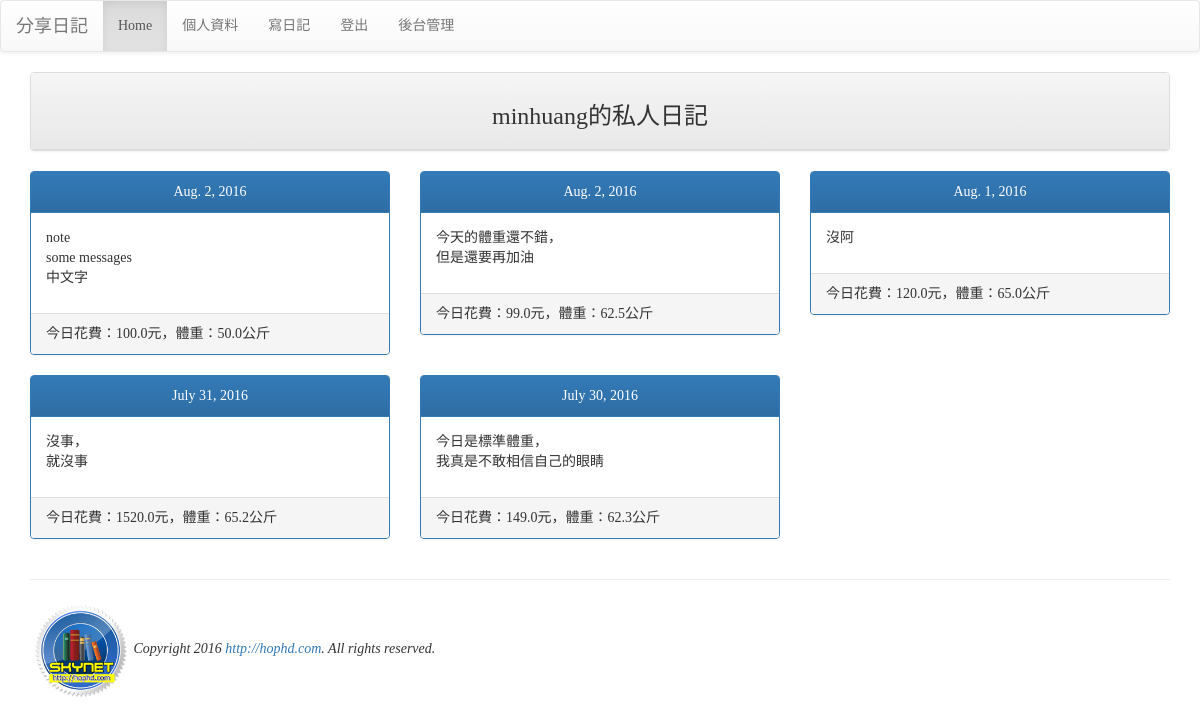
Screenshot of / (signed in) with the database file from the repository.
### mysite/models.py (models this page shows, shortened)
class Diary(models.Model):
    user = models.ForeignKey(User, on_delete=models.CASCADE)
    budget = models.FloatField(default=0)
    weight = models.FloatField(default=0)
    note = models.TextField()
    ddate = models.DateField()

### mysite/views.py (the view)
# urls.py: url(r'^$', views.index),
def index(request, pid=None, del_pass=None):
    if request.user.is_authenticated():
        username = request.user.username
        useremail = request.user.email
        try:
            user = models.User.objects.get(username=username)
            diaries = models.Diary.objects.filter(user=user).order_by('-ddate')
        except:
            pass
    messages.get_messages(request)
    template = get_template('index.html')
    request_context = RequestContext(request)
    request_context.push(locals())
    html = template.render(request_context)
    return HttpResponse(html)

### templates/index.html (shortened to what this page needs)
{% extends "base.html" %}
{% block content %}
<div class='container'>
<div class='row'>
    <div class='col-md-12'>
        <div class='panel panel-default'>
            <div class='panel-heading' align=center>
                <h3>{{ username | default:"我"}}的私人日記</h3>
            </div>
        </div>
    </div>
</div>
    {% for diary in diaries %}
    {% cycle "<div class='row'>" "" "" %}
        <div class='col-md-4'>
            <div class='panel panel-primary'>
                <div class='panel-heading' align=center>
                    {{ diary.ddate }}
                </div>
                <div class='panel-body'>
                    {{ diary.note | linebreaks }}
                </div>
                <div class='panel-footer'>
                    今日花費：{{ diary.budget }}元，體重：{{ diary.weight }}公斤
                </div>
            </div>
        </div>
    {% cycle "" "" "</div>" %}
    {% empty %}
        <h3><em>您還沒輸入日記或是未登入網站</em></h3>
    {% endfor %}
</div>
{% endblock %}

### templates/base.html (shortened to what this page needs)
<!DOCTYPE html>
<html>
<head>
<link rel="stylesheet" href="https://maxcdn.bootstrapcdn.com/bootstrap/3.3.6/css/bootstrap.min.css">
<link rel="stylesheet" href="https://maxcdn.bootstrapcdn.com/bootstrap/3.3.6/css/bootstrap-theme.min.css">
</head>
<body>
{% include "header.html" %}
{% block content %}{% endblock %}
{% include "footer.html" %}
</body>
</html>

### templates/header.html
    <nav class='navbar navbar-default'>
        <div class='container-fluid'>
            <div class='navbar-header'>
                <div class='navbar-brand' align=center>
                    分享日記
                </div>
            </div>
            <ul class='nav navbar-nav'>
                <li class='active'><a href='/'>Home</a></li>
                    {% if username %}
                    <li><a href='/userinfo'>個人資料</a></li>
                    <li><a href='/post'>寫日記</a></li>
                    <li><a href='/logout'>登出</a></li>
                    {% else %}
                    <li><a href='/login'>登入</a></li>
                    {% endif %}
                    <li><a href='/admin'>後台管理</a></li>
            </ul>
        </div>
    </nav>

### templates/footer.html
<hr>
{% load staticfiles %}
<img src="{% static "images/logo.png" %}" width=100>
<em>Copyright 2016 <a href='http://hophd.com'>http://hophd.com</a>. All rights reserved.</em>

### templates/base.html (style rules this page uses)
h1, h2, h3, h4, h5, p, div { font-family: 微軟正黑體; }

### rows the page displays
Diary: ddate "Aug. 2, 2016", note "note some messages 中文字", budget "100.0", weight "50.0"
Diary: ddate "Aug. 2, 2016", note "今天的體重還不錯， 但是還要再加油", budget "99.0", weight "62.5"
Diary: ddate "Aug. 1, 2016", note "沒阿", budget "120.0", weight "65.0"
Diary: ddate "July 31, 2016", note "沒事， 就沒事", budget "1520.0", weight "65.2"
Diary: ddate "July 30, 2016", note "今日是標準體重， 我真是不敢相信自己的眼睛", budget "149.0", weight "62.3"

### other values shown
{{ username | default:"我" }} "minhuang"
